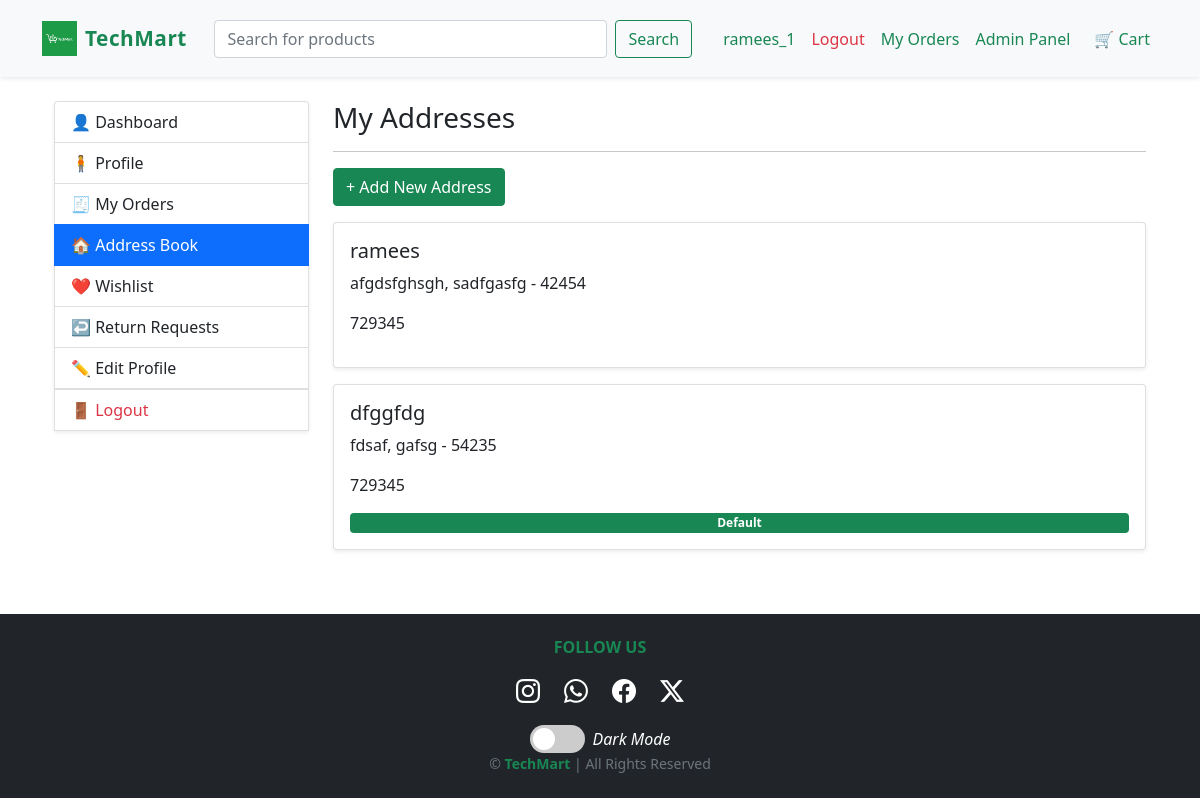
The page /userpanel/addresses/ (signed in) on the database its author committed.
### accounts/models.py (models this page shows, shortened)
class Address(models.Model):
    user = models.ForeignKey(User, on_delete=models.CASCADE)
    full_name = models.CharField(max_length=100)
    phone = models.CharField(max_length=20)
    address = models.TextField()
    city = models.CharField(max_length=50)
    pincode = models.CharField(max_length=10)
    is_default = models.BooleanField(default=False)

### userpanel/views.py (the view)
# urls.py: path('', views.address_list, name='address_list'),
@login_required
def address_list(request):
    addresses = Address.objects.filter(user=request.user)
    return render(request, "userpanel/addresses.html", {"addresses": addresses})

### userpanel/templates/userpanel/addresses.html
{% extends "userpanel/base_userpanel.html" %}
{% block user_content %}
<h3>My Addresses</h3>
<hr>
<a href="{% url 'add_address' %}" class="btn btn-success mb-3">+ Add New Address</a>
{% for addr in addresses %}
<div class="card mb-3 p-3 shadow-sm">
    <h5>{{ addr.full_name }}</h5>
    <p>{{ addr.address }}, {{ addr.city }} - {{ addr.pincode }}</p>
    <p>{{ addr.phone }}</p>
    {% if addr.is_default %}
    <span class="badge bg-success">Default</span>
    {% endif %}
</div>
{% endfor %}
{% endblock %}

### core/templates/core/base.html (shortened to what this page needs)
<!DOCTYPE html>
<html lang="en">
<head>
    {% load static %}
    <link href="https://cdn.jsdelivr.net/npm/bootstrap@5.0.2/dist/css/bootstrap.min.css" rel="stylesheet">
    <link rel="stylesheet" href="https://cdn.jsdelivr.net/npm/bootstrap-icons@1.11.3/font/bootstrap-icons.css">
</head>
<body>
<nav class="navbar navbar-expand-lg navbar-light bg-light shadow-sm py-3">
    <div class="container">
        <a class="navbar-brand d-flex align-items-center" href="{% url 'home' %}">
            <img src="{% static 'images/techmartlogo.png' %}" width="35" height="35" class="me-2">
            <span class="fw-bold text-success">TechMart</span>
        </a>
        <div class="collapse navbar-collapse" id="navbarContent">
            <form class="d-flex mx-auto w-50" action="{% url 'search' %}" method="GET">
    <input class="form-control me-2"
           type="search"
           name="q"
           placeholder="Search for products"
           required>
    <button class="btn btn-outline-success" type="submit">Search</button>
</form>
            <ul class="navbar-nav ms-auto">
                {% if user.is_authenticated %}
<li class="nav-item ">
  <a class="nav-link text-success" href="{% url 'userpanel:profile' %}">{{ user.username }}</a>
</li>
                <li class="nav-item">
                    <form action="{% url 'logout' %}" method="post" class="d-inline">
                        <button type="submit" class="logout-btn nav-link text-danger pt-2">
                            Logout
                        </button>
                    </form>
                </li>
                <li class="nav-item">
                    <a class="nav-link text-success" href="{% url 'order_list' %}">My Orders</a>
                </li>
{% if user.is_staff %}
<li class="nav-item">
  <a class="nav-link text-success" href="{% url 'adminpanel:dashboard' %}">
    Admin Panel
  </a>
</li>
{% endif %}
                {% endif %}
                <li class="nav-item ms-2">
                    <a class="nav-link fw-semibold text-success" href="{% url 'cart_detail' %}">
                        🛒 Cart
                    </a>
                </li>
            </ul>
        </div>
    </div>
</nav>
<div class="container mt-4">
    {% block content %}{% endblock %}
</div>
<footer class="bg-dark text-white text-center py-4 mt-5">
    <div class="container">
        <h6 class="text-uppercase fw-bold text-success mb-3">Follow Us</h6>
        <div class="d-flex justify-content-center gap-4 mb-3">
            <a class="text-white fs-4" href="#"><i class="bi bi-instagram"></i></a>
            <a class="text-white fs-4" href="#"><i class="bi bi-whatsapp"></i></a>
            <a class="text-white fs-4" href="#"><i class="bi bi-facebook"></i></a>
            <a class="text-white fs-4" href="#"><i class="bi bi-twitter-x"></i></a>
        </div>
<div class="theme-switch-wrapper mt-3">
    <label class="theme-switch" for="themeCheckbox">
        <span class="slider round"></span>
    </label>
    <em class="ms-2">Dark Mode</em>
</div>
        <p class="mb-0 small text-muted">
            © {{ now|date:"Y" }} <span class="text-success fw-bold">TechMart</span> | All Rights Reserved
        </p>
    </div>
</footer>
</body>
</html>

### core/templates/core/base.html (style rules this page uses)
.navbar-brand span { font-size: 1.3rem; letter-spacing: 0.5px; }
.nav-link { transition: color 0.2s ease-in-out; }
.logout-btn { text-decoration: none; border: none; padding: 0; background: transparent; }
body.light-mode { background: #ffffff; color: #212529; }
.navbar, .card, .modal-content, .list-group-item { transition: 0.3s; }
.theme-switch-wrapper { display: flex; align-items: center; justify-content: center; }
.theme-switch { position: relative; display: inline-block; width: 55px; height: 28px; }
.slider { position: absolute; cursor: pointer; top: 0; left: 0; right: 0; bottom: 0; background-color: #ccc; transition: .4s; border-radius: 34px; }
.slider:before { position: absolute; content: ""; height: 22px; width: 22px; left: 3px; bottom: 3px; background-color: white; transition: .4s; border-radius: 50%; }
.slider.round { border-radius: 34px; }

### rows shown on the page
Address: full_name "ramees", address "afgdsfghsgh", city "sadfgasfg", pincode "42454", phone "729345"
Address: full_name "dfggfdg", address "fdsaf", city "gafsg", pincode "54235", phone "729345", is_default "Default"

### other values the page prints
{{ user.username }} "ramees_1"
